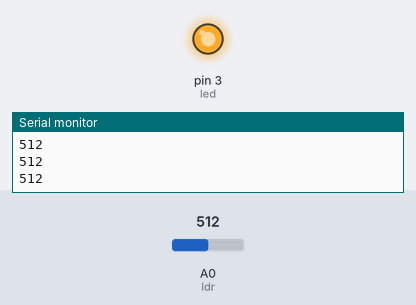
This sketch was run on a simulated Arduino Uno, built with avr-gcc and run on an emulated ATmega328P. Parts: output pins drawn as LEDs (lit = HIGH), the last lines printed to the serial monitor. Inputs (shaded band) come from the test bench; at power-on: A0 (ldr) = 512.

Above: at 1.2 s.
1.3 s: A0 (ldr) set to 333
2.8 s: A0 (ldr) set to 300
At 3.6 s:
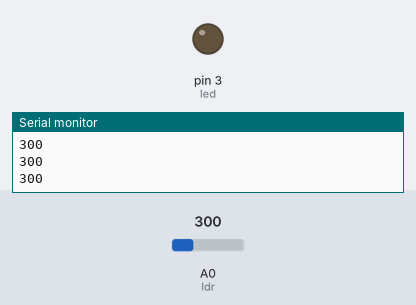
4.3 s: A0 (ldr) set to 326
At 5.0 s:
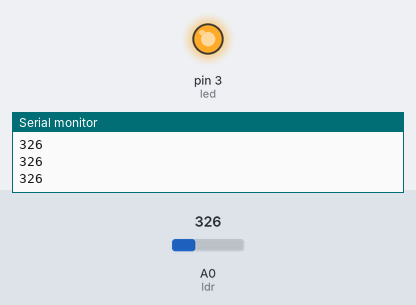
5.8 s: A0 (ldr) set to 306
At 6.2 s:
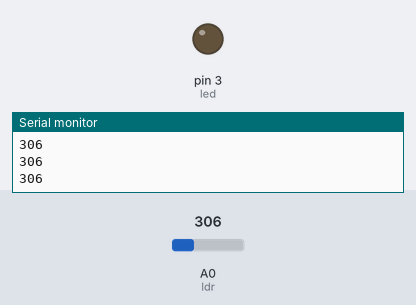
Timing chart, 0 to 8.3 s (numbered marks = the images above; inputs shaded):
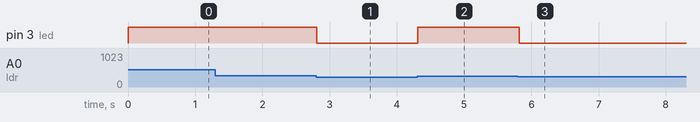

Measured:
- the behaviour switches between 317 and 316 on A0 (ldr) (found by bisection; images 0 and 1)
- after the input at 2.8 s, pin 3 (led): HIGH → LOW at once
- after the input at 4.3 s, pin 3 (led): LOW → HIGH at once
- after the input at 5.8 s, pin 3 (led): HIGH → LOW at once

The sketch:

led_ldr.ino
```cpp
byte ldr = A0;
byte led = 3;

void setup() {
 Serial.begin(9600);
 pinMode(ldr, INPUT);
 pinMode(led, OUTPUT);
}
void loop() {
 int nilai_ldr = analogRead(ldr);
 Serial.println(nilai_ldr);
 if (nilai_ldr <= 316) {
 digitalWrite(led, LOW);
 } else {
 digitalWrite(led, HIGH);
 }
 delay(100);
}
```
